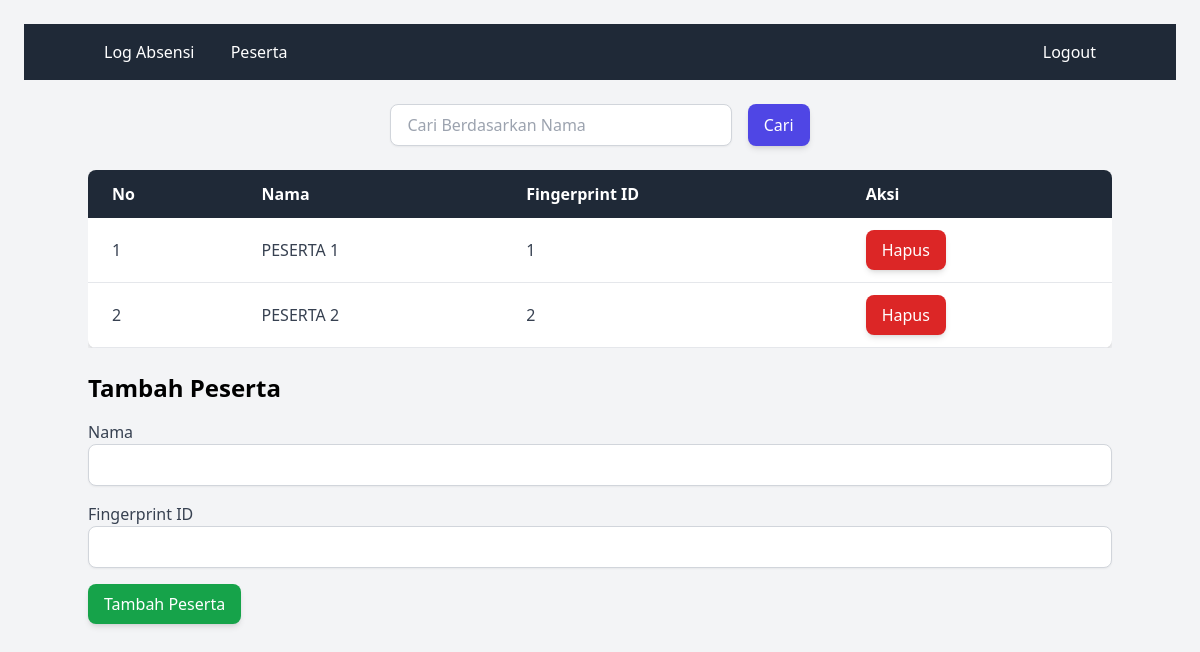
The page /peserta.php (signed in) on the database its author committed.
### tables this page shows
CREATE TABLE `peserta` (
  `id` int NOT NULL,
  `nama` varchar(255) NOT NULL,
  `fingerprint_id` int NOT NULL
);

### peserta.php (the view, shortened to what this page needs)
<?php
include 'koneksi.php';
$search = '';
$query = "SELECT * FROM peserta WHERE nama LIKE ? ORDER BY nama ASC";
$stmt = $conn->prepare($query);
$search_param = "%" . $search . "%";
$stmt->bind_param("s", $search_param);
$stmt->execute();
$result = $stmt->get_result();
?>
<!DOCTYPE html>
<html lang="en">
<head>
    <script src="https://cdn.tailwindcss.com"></script>
</head>
<body class="bg-gray-100 p-6">
<nav class="bg-gray-800 p-4">
    <div class="container mx-auto flex justify-between items-center">
        <div>
            <a href="log_absensi.php" class="text-white px-4 py-2 hover:bg-gray-700 rounded">Log Absensi</a>
            <a href="peserta.php" class="text-white px-4 py-2 hover:bg-gray-700 rounded">Peserta</a>
        </div>
        <div>
            <a href="logout.php" class="text-white px-4 py-2 hover:bg-red-700 rounded">Logout</a>
        </div>
    </div>
</nav>
<div class="container mx-auto">
    <br>
    <form method="get" action="peserta.php" class="mb-6">
        <div class="flex justify-center">
            <input type="text" name="search" id="search" placeholder="Cari Berdasarkan Nama"
                   value="<?php echo htmlspecialchars($search); ?>"
                   class="w-1/3 px-4 py-2 border border-gray-300 rounded-lg shadow-sm focus:outline-none focus:ring-2 focus:ring-indigo-500">
            <button type="submit"
                    class="ml-4 px-4 py-2 bg-indigo-600 text-white rounded-lg shadow-md hover:bg-indigo-700 focus:outline-none focus:ring-2 focus:ring-indigo-500">
                Cari
            </button>
        </div>
    </form>
    <div class="overflow-x-auto">
        <table class="min-w-full bg-white shadow-md rounded-lg overflow-hidden">
            <thead class="bg-gray-800 text-white">
                <tr>
                    <th class="py-3 px-6 text-left">No</th>
                    <th class="py-3 px-6 text-left">Nama</th>
                    <th class="py-3 px-6 text-left">Fingerprint ID</th>
                    <th class="py-3 px-6 text-left">Aksi</th>
                </tr>
            </thead>
            <tbody class="text-gray-700">
                <?php
                $no = 1;
                if ($result->num_rows > 0) {
                    while ($row = $result->fetch_assoc()) {
                        echo "<tr class='border-b'>";
                        echo "<td class='py-3 px-6'>" . $no++ . "</td>";
                        echo "<td class='py-3 px-6'>" . $row['nama'] . "</td>";
                        echo "<td class='py-3 px-6'>" . $row['fingerprint_id'] . "</td>";
                        echo "<td class='py-3 px-6'>
                                <form method='post' action='peserta.php'>
                                    <input type='hidden' name='peserta_id' value='" . $row['id'] . "'>
                                    <button type='submit' name='delete_peserta'
                                            class='px-4 py-2 bg-red-600 text-white rounded-lg shadow-md hover:bg-red-700 focus:outline-none focus:ring-2 focus:ring-red-500'
                                            onclick='return confirm(\"Yakin ingin menghapus peserta ini?\")'>
                                        Hapus
                                    </button>
                                </form>
                              </td>";
                        echo "</tr>";
                    }
                } else {
                    echo "<tr><td colspan='4' class='py-3 px-6 text-center'>Tidak ada data peserta</td></tr>";
                }
                ?>
            </tbody>
        </table>
    </div>
    <div class="mt-6">
        <h2 class="text-2xl font-bold mb-4">Tambah Peserta</h2>
        <form method="post" action="peserta.php">
            <div class="mb-4">
                <label for="nama" class="block text-gray-700">Nama</label>
                <input type="text" id="nama" name="nama" required
                       class="w-full px-4 py-2 border border-gray-300 rounded-lg shadow-sm focus:outline-none focus:ring-2 focus:ring-indigo-500">
            </div>
            <div class="mb-4">
                <label for="fingerprint_id" class="block text-gray-700">Fingerprint ID</label>
                <input type="number" id="fingerprint_id" name="fingerprint_id" required
                       class="w-full px-4 py-2 border border-gray-300 rounded-lg shadow-sm focus:outline-none focus:ring-2 focus:ring-indigo-500">
            </div>
            <button type="submit" name="add_peserta"
                    class="px-4 py-2 bg-green-600 text-white rounded-lg shadow-md hover:bg-green-700 focus:outline-none focus:ring-2 focus:ring-green-500">
                Tambah Peserta
            </button>
        </form>
    </div>
</div>
</body>
</html>

### rows shown on the page
peserta: nama "PESERTA 1", fingerprint "1"
peserta: nama "PESERTA 2", fingerprint "2"
